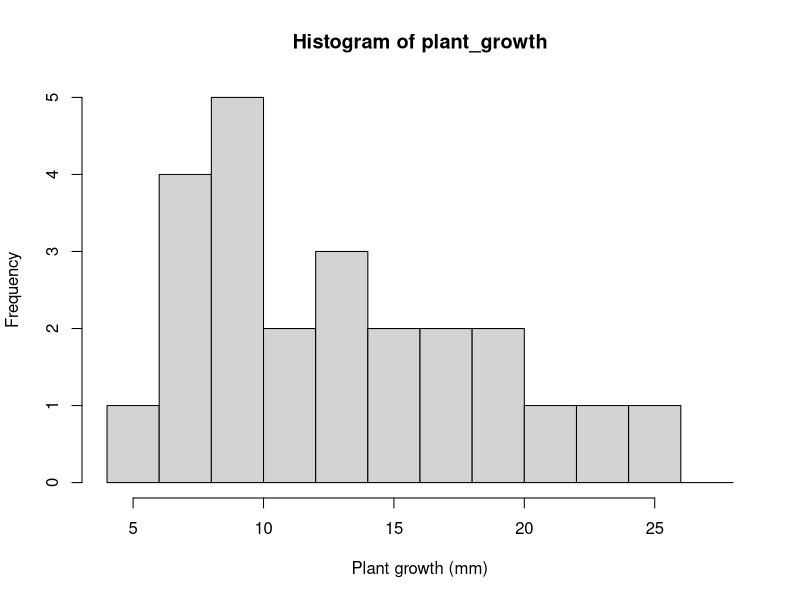

Write the R code that produced this figure.
## ---- chunk 1
knitr::opts_chunk$set(echo = TRUE)
## ---- chunk 2
plant_plot <- c(1,1,1,1,1,1,1,1,1,1,1,1,2,2,2,2,2,2,2,2,2,2,2,2)
plant_pot <- c(1,1,2,2,3,3,1,1,2,2,3,3,1,1,2,2,3,3,1,1,2,2,3,3)
plant_treatment <- c(1,1,1,1,1,1,2,2,2,2,2,2,1,1,1,1,1,1,2,2,2,2,2,2)
plant_growth <- c(14.6,15.2,13.2,12.9,16.4,12.2,
                  7.1,7.7,6.8,6.0,10.0,8.3,
                  18.5,16.7,22.2,18.8,24.7,20.3,
                  9.7,8.8,6.8,9.0,10.4,11.3)
df <- data.frame(plant_plot, plant_pot, plant_treatment, plant_growth)
df
## ---- chunk 3
df[order(plant_growth),]
## ---- chunk 4
mean(plant_growth)
sd(plant_growth)
## ---- chunk 5

hist(plant_growth, xlab = "Plant growth (mm)", breaks = seq(from=4, to=28, by=2))


## ---- chunk 6

calculate_variance <- function(y) {
  n <- length(y)
  mean_y <- mean(y)
  variance <- sum((y - mean_y)^2) / (n - 1)
  return(variance)
}

y <- c(11,11,10,8,11,3,15,11,7,6)
variance <- calculate_variance(y)
variance
